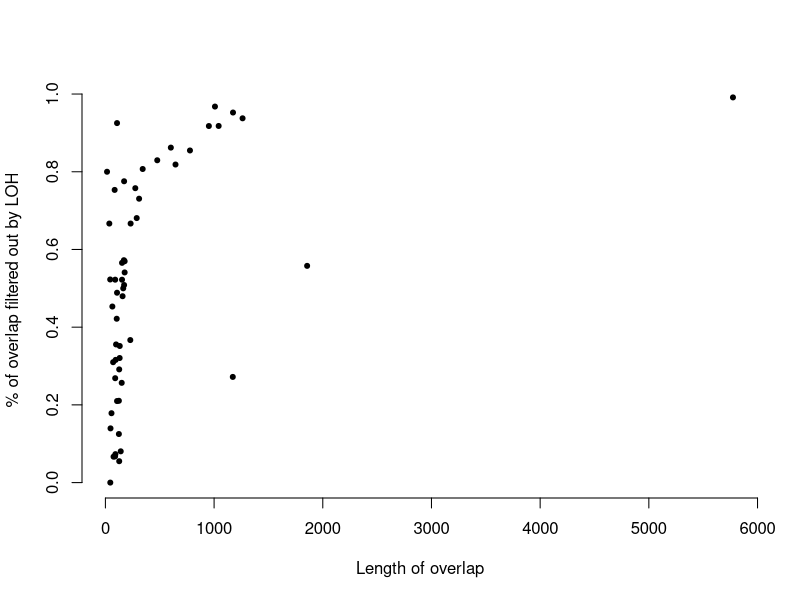
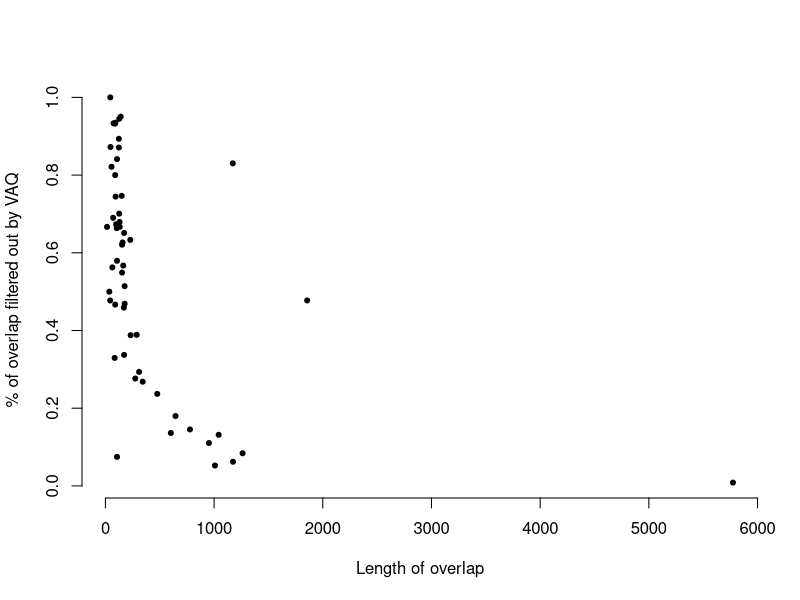

Source code (R) for these figures, in order:
# we are redoing the LOH/VAQ analysis, because the figures are screwed...

#######################################
# STEP 1: make the correct data frame #
#######################################
 
overlap_data = read.table( "../FIGURE_DATA/STD40_unfiltered_overlap.txt", header=T )
overlap_data[ 3:14 ] <- list( NULL )

filter_data = read.table( "../FIGURE_DATA/overlap_numbers_excluded_by_filter_MUTATION_CALLS_STD40.txt", header=T )
filter_data[ 2:7 ] <- list( NULL )
filter_data[ 4:5 ] <- list( NULL )
filter_data[ 6:7 ] <- list( NULL )

LOH_VAQ_data <- merge( overlap_data, filter_data, by="SAMPLE" )
names( LOH_VAQ_data )[ names( LOH_VAQ_data )=="FILT_5_COUNT" ] <- "VAQ_COUNT"
names( LOH_VAQ_data )[ names( LOH_VAQ_data )=="FILT_7_COUNT" ] <- "LOH_COUNT"
names( LOH_VAQ_data )[ names( LOH_VAQ_data )=="FILT_5_PERCENT" ] <- "VAQ_PERCENT"
names( LOH_VAQ_data )[ names( LOH_VAQ_data )=="FILT_7_PERCENT" ] <- "LOH_PERCENT"

# note that this is pretty close to 1.00 every time, hence the inversion...
LOH_VAQ_data$SUM=LOH_VAQ_data$LOH_PERCENT + LOH_VAQ_data$VAQ_PERCENT

#############################################################
# STEP 2: make figure 8, x-axis=OVERLAP, y-axis=LOH_PERCENT #
#############################################################

par(bty='n')
plot( LOH_VAQ_data$OVERLAP, LOH_VAQ_data$LOH_PERCENT, xlab="Length of overlap", ylab="% of overlap filtered out by LOH", pch=20 )

#############################################################
# STEP 3: make figure 9, x-axis=OVERLAP, y-axis=VAQ_PERCENT #
#############################################################

par(bty='n')
plot( LOH_VAQ_data$OVERLAP, LOH_VAQ_data$VAQ_PERCENT, xlab="Length of overlap", ylab="% of overlap filtered out by VAQ", pch=20 )